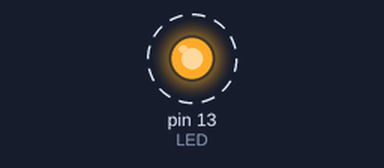
A sketch run on a simulated Arduino Uno, built with avr-gcc and run on an emulated ATmega328P. Parts: output pins drawn as LEDs (lit = HIGH). Dashed ring = blinking.

Above: at 0.05 s.
Timing chart, 0 to 3.0 s (numbered marks = the images above):
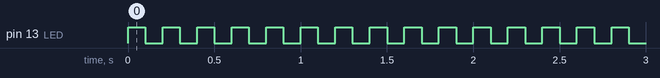

The sketch:

led01.ino
```cpp
#define LED 13


void setup()
{
    pinMode(LED, OUTPUT);
}


void loop()
{
    digitalWrite(LED, HIGH);
    delay(100);
    digitalWrite(LED, LOW);
    delay(100);
}
```

hello.c
```cpp
#include <stdio.h>

int main() {
    printf("Hello World!\n");
    return 1;
}
```

task01.c
```cpp
#include<stdio.h>

typedef long long int Money;  // RUR


struct Cat{
    Money food;
    int is_alive;
};


struct Mortgage {
    double rate;
    Money credit;
    Money platez;
    Money month_pay;
};


struct Person {
    Money salary;
    Money account;
    Money food;
    Money expences;
    struct Mortgage mortgage;
    struct Cat cat;
};


struct Person alice;  // mortgage
struct Person bob;

void alice_mortgage()
{
    alice.account -= alice.mortgage.month_pay;

}

void alice_food(const int month)
{
    if (month == 1) {
        alice.food *= 1.1;
    }
    alice.account -= alice.food;
}

void alice_expences(const int month ){
    if (month == 1) {
        alice.account -= 5000;
    }
    alice.account -= alice.expences;
}


void alice_init()
{
    alice.account = 1000 * 1000;
    alice.salary = 200 * 1000;
    alice.food = 10 * 1000;
    alice.expences = 70 * 1000;

    alice.mortgage.platez = 1000 * 1000;
    alice.mortgage.credit = 14000 * 1000;
    alice.mortgage.rate = 0.17;
    alice.mortgage.month_pay = 100 * 1000;  //
    alice.account -= alice.mortgage.platez;

    alice.cat.food = 5000;
    alice.cat.is_alive = 0;
}


void alice_cat(const int month, const int year)
{
    if ((month == 12) && (year==2026)) {
        alice.account -= 30000;
        alice.cat.is_alive = 1;
    }
    if ((year == 2043) && (month == 3)) {
        alice.cat.is_alive = 0;
        alice.account -= 3000;
    }
    if (month == 1){
        alice.cat.food *= 1.1;
    }
    if (alice.cat.is_alive == 1){
        alice.account -= alice.cat.food ;
    }
}


void alice_print()
{
    printf("Alice account = %lld \n", alice.account);
}


void alice_salary(const int month, const int year)
{
    if(month == 12) {
        alice.account += alice.salary;
    }
    if(month == 1) {
        alice.salary *= 1.07;
    }
    alice.account += alice.salary;
}


void simulation()
{
    int month = 9;
    int year = 2024;

    while( !((month == 9) && (year == 2024 + 30)) ) {

        alice_salary(month, year);
        alice_mortgage();
        alice_food(month);
        alice_expences(month );  // одежда, личные вещи
        alice_cat(month, year);
        // alice_car();
        // alice_vacation();

        month++;
        if(month == 13) {
            month = 1;
            year++;
        }
    }
}


int main()
{
    alice_init();

    simulation();

    alice_print();
    return 1;
}
```

Measured:
- by itself, pin 13 (LED): alternates HIGH for 0.10 s and LOW for 0.10 s
